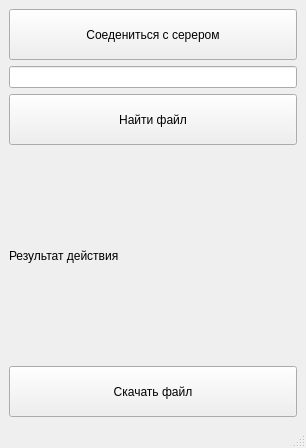
<?xml version="1.0" encoding="UTF-8"?>
<ui version="4.0">
 <class>ClienTCPWindow</class>
 <widget class="QMainWindow" name="ClienTCPWindow">
  <property name="geometry">
   <rect>
    <x>0</x>
    <y>0</y>
    <width>306</width>
    <height>448</height>
   </rect>
  </property>
  <property name="windowTitle">
   <string>MainWindow</string>
  </property>
  <widget class="QWidget" name="centralwidget">
   <layout class="QVBoxLayout" name="verticalLayout">
    <item>
     <widget class="QPushButton" name="pushButtonConnetction">
      <property name="minimumSize">
       <size>
        <width>211</width>
        <height>51</height>
       </size>
      </property>
      <property name="text">
       <string>Соедениться с серером</string>
      </property>
     </widget>
    </item>
    <item>
     <widget class="QLineEdit" name="lineEdit"/>
    </item>
    <item>
     <widget class="QPushButton" name="pushButtonFind">
      <property name="minimumSize">
       <size>
        <width>211</width>
        <height>51</height>
       </size>
      </property>
      <property name="text">
       <string>Найти файл</string>
      </property>
     </widget>
    </item>
    <item>
     <layout class="QHBoxLayout" name="horizontalLayout">
      <item>
       <widget class="QLabel" name="label">
        <property name="minimumSize">
         <size>
          <width>101</width>
          <height>121</height>
         </size>
        </property>
        <property name="text">
         <string>Результат действия</string>
        </property>
       </widget>
      </item>
      <item>
       <widget class="QLabel" name="label_result">
        <property name="minimumSize">
         <size>
          <width>101</width>
          <height>121</height>
         </size>
        </property>
        <property name="text">
         <string/>
        </property>
       </widget>
      </item>
     </layout>
    </item>
    <item>
     <widget class="QPushButton" name="pushButtonDownload">
      <property name="minimumSize">
       <size>
        <width>211</width>
        <height>51</height>
       </size>
      </property>
      <property name="text">
       <string>Скачать файл</string>
      </property>
     </widget>
    </item>
   </layout>
  </widget>
  <widget class="QMenuBar" name="menubar">
   <property name="geometry">
    <rect>
     <x>0</x>
     <y>0</y>
     <width>306</width>
     <height>26</height>
    </rect>
   </property>
  </widget>
  <widget class="QStatusBar" name="statusbar"/>
 </widget>
 <resources/>
 <connections/>
</ui>
